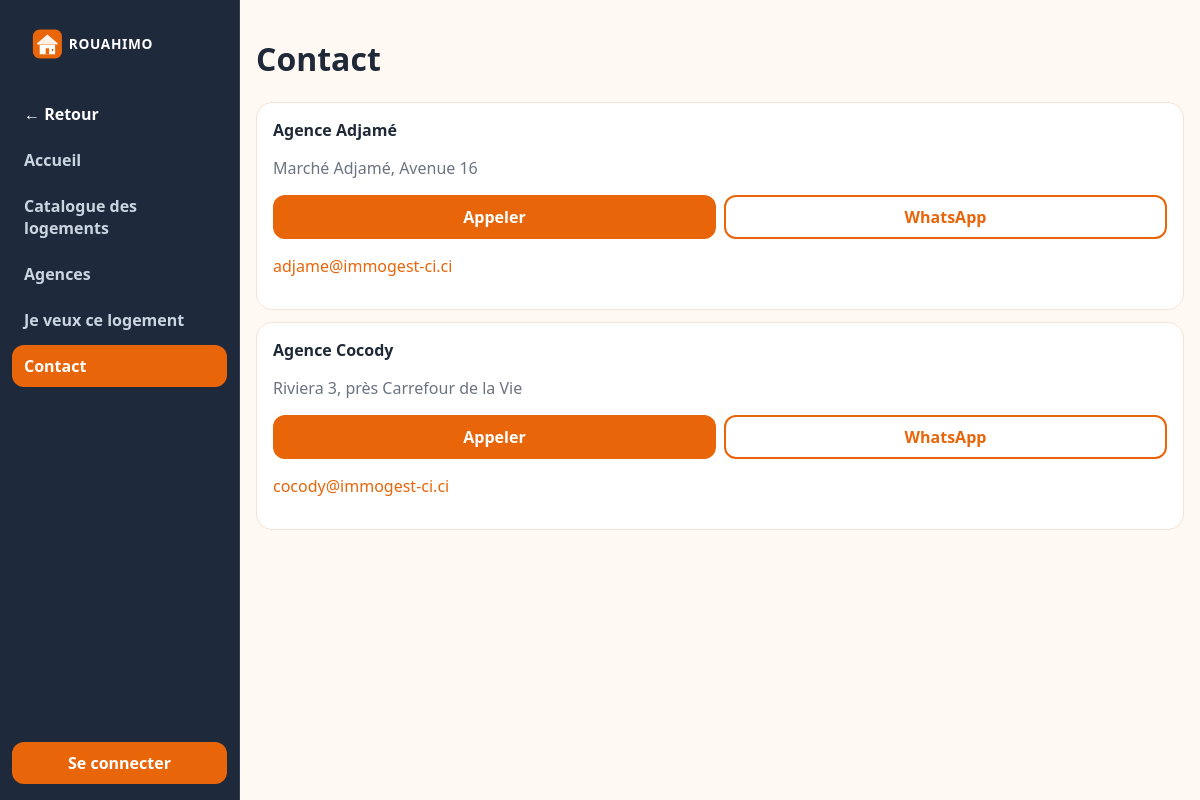
The app's page /?p=public&s=contact with its own data.
### tables this page shows
CREATE TABLE `agences` (
    `agence_id`               INT AUTO_INCREMENT PRIMARY KEY,
    `societe_id`              INT NOT NULL,
    `nom`                     VARCHAR(150) NOT NULL,
    `sigle`                   VARCHAR(50) DEFAULT NULL,
    `registre_commerce`       VARCHAR(50) DEFAULT NULL,
    `compte_contribuable`     VARCHAR(50) DEFAULT NULL,
    `cnps`                    VARCHAR(50) DEFAULT NULL,
    `numero_agrement`         VARCHAR(50) DEFAULT NULL,
    `responsable`             VARCHAR(120) DEFAULT NULL,
    `telephone`               VARCHAR(30) DEFAULT NULL,
    `email`                   VARCHAR(100) DEFAULT NULL,
    `site_web`                VARCHAR(150) DEFAULT NULL,
    `pays`                    VARCHAR(80) DEFAULT 'Côte d''Ivoire',
    `ville`                   VARCHAR(80) DEFAULT NULL,
    `quartier`                VARCHAR(80) DEFAULT NULL,
    `adresse`                 TEXT DEFAULT NULL,
    `logo`                    VARCHAR(255) DEFAULT NULL,
    `date_creation`           DATE DEFAULT NULL,
    `date_enregistrement`     DATETIME DEFAULT CURRENT_TIMESTAMP,
    `statut`                  ENUM('actif','inactif') DEFAULT 'actif',
    KEY `idx_agences_societe` (`societe_id`),
    CONSTRAINT `fk_agences_societe` FOREIGN KEY (`societe_id`)
        REFERENCES `societes` (`societe_id`) ON DELETE CASCADE ON UPDATE CASCADE
);

### index.php (the view, shortened to what this page needs)
<?php
$cfg = require __DIR__ . '/config.php';
function h(?string $s): string { return htmlspecialchars((string) $s, ENT_QUOTES, 'UTF-8'); }
function db(): PDO {
    static $pdo = null;
    if ($pdo) return $pdo;
    global $cfg;
    $pdo = new PDO(
        "mysql:host={$cfg['host']};port={$cfg['port']};dbname={$cfg['name']};charset=utf8mb4",
        $cfg['user'],
        $cfg['pass'],
        [PDO::ATTR_ERRMODE => PDO::ERRMODE_EXCEPTION, PDO::ATTR_DEFAULT_FETCH_MODE => PDO::FETCH_ASSOC]
    );
    return $pdo;
}
function me(): ?array { return $_SESSION['user'] ?? null; }
function q(string $sql, array $a = []): array {
    $st = db()->prepare($sql);
    $st->execute($a);
    return $st->fetchAll();
}
function wa(string $tel, string $texte): string {
    $d = preg_replace('/\D/', '', $tel) ?? '';
    return 'https://wa.me/' . $d . '?text=' . rawurlencode($texte);
}
$errDb = null;
$p = $_GET['p'] ?? (me() ? 'accueil' : 'arrivee');
?><!doctype html>
<html lang="fr">
<head>
</head>
<body>
<?php if ($errDb): ?>
<main class="paper"><h1>Base non trouvée</h1>
<p>Importez <strong>sql/rouahimo.sql</strong> dans phpMyAdmin (base <strong>rouahimo</strong>), puis rechargez.</p>
<p class="muted"><?= h($errDb) ?></p>
<p>WampServer doit être vert. Dossier : C:\wamp64\www\rouahimo — http://localhost/rouahimo/</p>
</main>
<?php else:
$public = !me() && $p === 'public';
if ($public) {
    $ps = $_GET['s'] ?? 'accueil';
    echo '<nav class="side5"><a href="?"><img src="assets/logo-rouahimo-menu.svg" alt="ROUAHIMO"></a><a class="back" href="?">← Retour</a>';
    foreach (['accueil' => 'Accueil', 'catalogue' => 'Catalogue des logements', 'agences' => 'Agences', 'demande' => 'Je veux ce logement', 'contact' => 'Contact'] as $id => $label) {
        echo '<a class="' . ($ps === $id || ($id === 'catalogue' && $ps === 'fiche') ? 'on' : '') . '" href="?p=public&s=' . $id . '">' . h($label) . '</a>';
    }
    echo '<a class="side-login" href="?p=login">Se connecter</a></nav><nav class="bottom5">';
    echo '<a href="?p=login">Connexion</a></nav>';
}
?>
<main class="inset">
<div class="pad">
<?php
if (!me() && ($p === 'arrivee' || $p === '')) {
    echo '<div class="welcome"><img src="assets/logo-rouahimo.svg" alt="" style="height:64px"><h1>ROUAHIMO</h1><p>Gestion immobilière pour les agences en Côte d\'Ivoire</p>';
    echo '<a class="btn-fill" href="?p=public">Commencer</a><a class="btn-line" href="?p=login">Se connecter</a></div>';
} elseif ($public) {
    renduPublic((string) ($_GET['s'] ?? 'accueil'));
} elseif ($p === 'refuse' || empty(me()['role'])) {
    echo '<div class="paper card"><h1>Accès refusé</h1><p>Votre rôle n\'ouvre pas cette partie.</p><a class="btn" href="?p=accueil">Retour</a></div>';
}
?>
</div>
</main>
<?php endif; ?>
</body>
</html>
<?php
function renduPublic(string $s): void {
    if ($s === 'agences' || $s === 'contact' || $s === 'accueil') {
        $agences = q('SELECT nom, telephone, email, logo, adresse, quartier, ville FROM agences WHERE statut="actif" ORDER BY nom');
    } else {
        $agences = [];
    }
    if ($s === 'contact') {
        echo '<h1>Contact</h1>';
        foreach ($agences as $a) {
            echo '<div class="card"><strong>' . h($a['nom']) . '</strong><p class="muted">' . h((string) $a['adresse']) . '</p><div class="duo"><a class="call" href="tel:' . h(preg_replace('/\s+/', '', (string) $a['telephone'])) . '">Appeler</a><a class="wa" href="' . h(wa((string) $a['telephone'], 'Bonjour ' . $a['nom'])) . '">WhatsApp</a></div><p><a href="mailto:' . h((string) $a['email']) . '">' . h((string) $a['email']) . '</a></p></div>';
        }
        return;
    }
}
?>

### index.php (style rules this page uses)
:root { --teal:#E8650A;--ink:#1F2937;--muted:#6B7280;--line:#F3E4D8;--canvas:#FFF8F3 }
* { box-sizing:border-box }
body { margin:0;font-family:"Segoe UI",Helvetica,Arial,sans-serif;color:var(--ink);background:#fff;overflow-x:hidden }
a { color:var(--teal);text-decoration:none }
.side5 { position:fixed;top:0;left:0;bottom:0;width:240px;background:#1E293B;border-right:1px solid #334155;display:none;flex-direction:column;gap:4px;padding:16px 12px;z-index:30 }
.side5 img { height:36px;margin:0 8px 12px }
.side5 a,.bottom5 a { color:#CBD5E1;border-radius:12px;padding:10px 12px;font-weight:600 }
.side5 a.on { background:var(--teal);color:#fff }
.side5 a.back { color:#fff }
.side-login { margin-top:auto;background:#E8650A;color:#fff!important;text-align:center }
main.inset { margin-left:0;background:var(--canvas);min-height:100vh;max-width:100%;overflow-x:hidden }
.pad { padding:16px }
.card { background:#fff;border:1px solid var(--line);border-radius:16px;padding:16px;margin-bottom:12px }
.muted { color:var(--muted) }
.duo { display:grid;grid-template-columns:1fr 1fr;gap:8px }
.duo a { display:grid;min-height:44px;place-items:center;border-radius:12px;font-weight:700 }
.duo a.call { background:#E8650A;color:#fff }
.duo a.wa { border:2px solid #E8650A;color:#E8650A;background:#fff }
.duo a.call { background:var(--teal) }
@media (min-width:768px) { .side5 { display:flex } }
@media (min-width:768px) { main.inset { margin-left:240px } }

### records on screen
agences: nom "Agence Adjamé", adresse "Marché Adjamé, Avenue 16", email "adjame@immogest-ci.ci"
agences: nom "Agence Cocody", adresse "Riviera 3, près Carrefour de la Vie", email "cocody@immogest-ci.ci"

### other values on screen
$label "Accueil"
$label "Catalogue des logements"
$label "Agences"
$label "Je veux ce logement"
$label "Contact"
